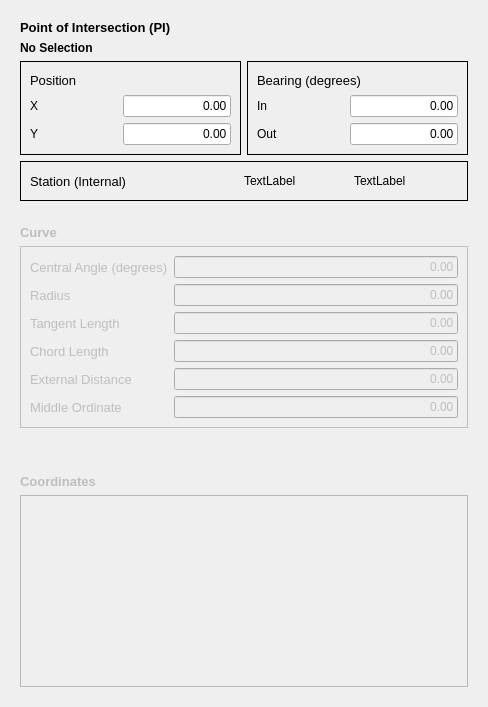
<?xml version="1.0" encoding="UTF-8"?>
<ui version="4.0">
 <class>TaskPanel</class>
 <widget class="QWidget" name="TaskPanel">
  <property name="geometry">
   <rect>
    <x>0</x>
    <y>0</y>
    <width>488</width>
    <height>707</height>
   </rect>
  </property>
  <property name="sizePolicy">
   <sizepolicy hsizetype="MinimumExpanding" vsizetype="MinimumExpanding">
    <horstretch>0</horstretch>
    <verstretch>0</verstretch>
   </sizepolicy>
  </property>
  <property name="windowTitle">
   <string>Import Alignment</string>
  </property>
  <layout class="QVBoxLayout" name="verticalLayout_2">
   <item>
    <widget class="QWidget" name="pi_widget" native="true">
     <property name="enabled">
      <bool>true</bool>
     </property>
     <property name="sizePolicy">
      <sizepolicy hsizetype="MinimumExpanding" vsizetype="MinimumExpanding">
       <horstretch>0</horstretch>
       <verstretch>0</verstretch>
      </sizepolicy>
     </property>
     <layout class="QVBoxLayout" name="verticalLayout_3">
      <item>
       <layout class="QVBoxLayout" name="PI_layout" stretch="0,0,0,0">
        <item>
         <widget class="QLabel" name="label">
          <property name="font">
           <font>
            <pointsize>10</pointsize>
            <weight>75</weight>
            <bold>true</bold>
           </font>
          </property>
          <property name="text">
           <string>Point of Intersection (PI)</string>
          </property>
         </widget>
        </item>
        <item>
         <widget class="QLabel" name="pi_selection">
          <property name="font">
           <font>
            <weight>75</weight>
            <bold>true</bold>
           </font>
          </property>
          <property name="frameShape">
           <enum>QFrame::NoFrame</enum>
          </property>
          <property name="frameShadow">
           <enum>QFrame::Sunken</enum>
          </property>
          <property name="lineWidth">
           <number>21</number>
          </property>
          <property name="midLineWidth">
           <number>13</number>
          </property>
          <property name="text">
           <string>No Selection</string>
          </property>
         </widget>
        </item>
        <item>
         <layout class="QHBoxLayout" name="horizontalLayout">
          <item>
           <widget class="QFrame" name="position_frame">
            <property name="frameShape">
             <enum>QFrame::Panel</enum>
            </property>
            <layout class="QVBoxLayout" name="position_layout" stretch="0,1">
             <item>
              <widget class="QLabel" name="label_2">
               <property name="sizePolicy">
                <sizepolicy hsizetype="Minimum" vsizetype="Minimum">
                 <horstretch>0</horstretch>
                 <verstretch>0</verstretch>
                </sizepolicy>
               </property>
               <property name="font">
                <font>
                 <pointsize>10</pointsize>
                </font>
               </property>
               <property name="text">
                <string>Position</string>
               </property>
              </widget>
             </item>
             <item>
              <layout class="QVBoxLayout" name="position_input" stretch="1,1">
               <item>
                <layout class="QHBoxLayout" name="horizontalLayout_3">
                 <item>
                  <widget class="QLabel" name="label_4">
                   <property name="text">
                    <string>X</string>
                   </property>
                  </widget>
                 </item>
                 <item>
                  <spacer name="horizontalSpacer_2">
                   <property name="orientation">
                    <enum>Qt::Horizontal</enum>
                   </property>
                   <property name="sizeHint" stdset="0">
                    <size>
                     <width>40</width>
                     <height>20</height>
                    </size>
                   </property>
                  </spacer>
                 </item>
                 <item>
                  <widget class="QLineEdit" name="pi_position_x">
                   <property name="text">
                    <string>0.00</string>
                   </property>
                   <property name="alignment">
                    <set>Qt::AlignRight|Qt::AlignTrailing|Qt::AlignVCenter</set>
                   </property>
                  </widget>
                 </item>
                </layout>
               </item>
               <item>
                <layout class="QHBoxLayout" name="horizontalLayout_2">
                 <item>
                  <widget class="QLabel" name="label_3">
                   <property name="text">
                    <string>Y</string>
                   </property>
                  </widget>
                 </item>
                 <item>
                  <spacer name="horizontalSpacer">
                   <property name="orientation">
                    <enum>Qt::Horizontal</enum>
                   </property>
                   <property name="sizeHint" stdset="0">
                    <size>
                     <width>40</width>
                     <height>20</height>
                    </size>
                   </property>
                  </spacer>
                 </item>
                 <item>
                  <widget class="QLineEdit" name="pi_position_y">
                   <property name="text">
                    <string>0.00</string>
                   </property>
                   <property name="alignment">
                    <set>Qt::AlignRight|Qt::AlignTrailing|Qt::AlignVCenter</set>
                   </property>
                  </widget>
                 </item>
                </layout>
               </item>
              </layout>
             </item>
            </layout>
           </widget>
          </item>
          <item>
           <widget class="QFrame" name="bearing_frame">
            <property name="frameShape">
             <enum>QFrame::Panel</enum>
            </property>
            <layout class="QVBoxLayout" name="bearing_layout" stretch="0,1">
             <item>
              <widget class="QLabel" name="label_5">
               <property name="sizePolicy">
                <sizepolicy hsizetype="Minimum" vsizetype="Minimum">
                 <horstretch>0</horstretch>
                 <verstretch>0</verstretch>
                </sizepolicy>
               </property>
               <property name="font">
                <font>
                 <pointsize>10</pointsize>
                 <weight>50</weight>
                 <bold>false</bold>
                </font>
               </property>
               <property name="text">
                <string>Bearing (degrees)</string>
               </property>
              </widget>
             </item>
             <item>
              <layout class="QVBoxLayout" name="bearing_input" stretch="1,1">
               <item>
                <layout class="QHBoxLayout" name="horizontalLayout_6">
                 <item>
                  <widget class="QLabel" name="label_7">
                   <property name="text">
                    <string>In</string>
                   </property>
                  </widget>
                 </item>
                 <item>
                  <spacer name="horizontalSpacer_5">
                   <property name="orientation">
                    <enum>Qt::Horizontal</enum>
                   </property>
                   <property name="sizeHint" stdset="0">
                    <size>
                     <width>40</width>
                     <height>20</height>
                    </size>
                   </property>
                  </spacer>
                 </item>
                 <item>
                  <widget class="QLineEdit" name="pi_bearing_in">
                   <property name="text">
                    <string>0.00</string>
                   </property>
                   <property name="alignment">
                    <set>Qt::AlignRight|Qt::AlignTrailing|Qt::AlignVCenter</set>
                   </property>
                  </widget>
                 </item>
                </layout>
               </item>
               <item>
                <layout class="QHBoxLayout" name="horizontalLayout_5">
                 <item>
                  <widget class="QLabel" name="label_6">
                   <property name="text">
                    <string>Out</string>
                   </property>
                  </widget>
                 </item>
                 <item>
                  <spacer name="horizontalSpacer_6">
                   <property name="orientation">
                    <enum>Qt::Horizontal</enum>
                   </property>
                   <property name="sizeHint" stdset="0">
                    <size>
                     <width>40</width>
                     <height>20</height>
                    </size>
                   </property>
                  </spacer>
                 </item>
                 <item>
                  <widget class="QLineEdit" name="pi_bearing_out">
                   <property name="text">
                    <string>0.00</string>
                   </property>
                   <property name="alignment">
                    <set>Qt::AlignRight|Qt::AlignTrailing|Qt::AlignVCenter</set>
                   </property>
                  </widget>
                 </item>
                </layout>
               </item>
              </layout>
             </item>
            </layout>
           </widget>
          </item>
         </layout>
        </item>
        <item>
         <widget class="QFrame" name="horizontalFrame_8">
          <property name="frameShape">
           <enum>QFrame::Panel</enum>
          </property>
          <layout class="QHBoxLayout" name="horizontalLayout_4" stretch="1,1,1,1">
           <item>
            <widget class="QLabel" name="Station">
             <property name="font">
              <font>
               <pointsize>10</pointsize>
              </font>
             </property>
             <property name="text">
              <string>Station (Internal)</string>
             </property>
            </widget>
           </item>
           <item>
            <spacer name="horizontalSpacer_7">
             <property name="orientation">
              <enum>Qt::Horizontal</enum>
             </property>
             <property name="sizeHint" stdset="0">
              <size>
               <width>40</width>
               <height>20</height>
              </size>
             </property>
            </spacer>
           </item>
           <item>
            <widget class="QLabel" name="pi_station">
             <property name="text">
              <string>TextLabel</string>
             </property>
            </widget>
           </item>
           <item>
            <widget class="QLabel" name="pi_station_internal">
             <property name="text">
              <string>TextLabel</string>
             </property>
            </widget>
           </item>
          </layout>
         </widget>
        </item>
       </layout>
      </item>
     </layout>
    </widget>
   </item>
   <item>
    <widget class="QWidget" name="one_ctr_curve_widget" native="true">
     <property name="enabled">
      <bool>false</bool>
     </property>
     <property name="sizePolicy">
      <sizepolicy hsizetype="MinimumExpanding" vsizetype="MinimumExpanding">
       <horstretch>0</horstretch>
       <verstretch>0</verstretch>
      </sizepolicy>
     </property>
     <layout class="QVBoxLayout" name="verticalLayout">
      <item>
       <layout class="QVBoxLayout" name="curve_layout" stretch="0,0">
        <item>
         <widget class="QLabel" name="label_11">
          <property name="sizePolicy">
           <sizepolicy hsizetype="Minimum" vsizetype="Minimum">
            <horstretch>0</horstretch>
            <verstretch>0</verstretch>
           </sizepolicy>
          </property>
          <property name="font">
           <font>
            <pointsize>10</pointsize>
            <weight>75</weight>
            <bold>true</bold>
           </font>
          </property>
          <property name="text">
           <string>Curve</string>
          </property>
         </widget>
        </item>
        <item>
         <widget class="QFrame" name="formFrame">
          <property name="frameShape">
           <enum>QFrame::Panel</enum>
          </property>
          <layout class="QFormLayout" name="formLayout">
           <item row="0" column="0">
            <widget class="QLabel" name="label_12">
             <property name="font">
              <font>
               <pointsize>10</pointsize>
              </font>
             </property>
             <property name="text">
              <string>Central Angle (degrees)</string>
             </property>
            </widget>
           </item>
           <item row="0" column="1">
            <widget class="QLineEdit" name="curve_delta">
             <property name="inputMask">
              <string/>
             </property>
             <property name="text">
              <string>0.00</string>
             </property>
             <property name="alignment">
              <set>Qt::AlignRight|Qt::AlignTrailing|Qt::AlignVCenter</set>
             </property>
            </widget>
           </item>
           <item row="1" column="0">
            <widget class="QLabel" name="label_13">
             <property name="font">
              <font>
               <pointsize>10</pointsize>
              </font>
             </property>
             <property name="text">
              <string>Radius</string>
             </property>
            </widget>
           </item>
           <item row="1" column="1">
            <widget class="QLineEdit" name="curve_radius">
             <property name="text">
              <string>0.00</string>
             </property>
             <property name="alignment">
              <set>Qt::AlignRight|Qt::AlignTrailing|Qt::AlignVCenter</set>
             </property>
            </widget>
           </item>
           <item row="2" column="0">
            <widget class="QLabel" name="label_14">
             <property name="font">
              <font>
               <pointsize>10</pointsize>
              </font>
             </property>
             <property name="text">
              <string>Tangent Length</string>
             </property>
            </widget>
           </item>
           <item row="2" column="1">
            <widget class="QLineEdit" name="curve_tangent">
             <property name="text">
              <string>0.00</string>
             </property>
             <property name="alignment">
              <set>Qt::AlignRight|Qt::AlignTrailing|Qt::AlignVCenter</set>
             </property>
            </widget>
           </item>
           <item row="3" column="0">
            <widget class="QLabel" name="label_17">
             <property name="font">
              <font>
               <pointsize>10</pointsize>
              </font>
             </property>
             <property name="text">
              <string>Chord Length</string>
             </property>
            </widget>
           </item>
           <item row="3" column="1">
            <widget class="QLineEdit" name="curve_chord">
             <property name="text">
              <string>0.00</string>
             </property>
             <property name="alignment">
              <set>Qt::AlignRight|Qt::AlignTrailing|Qt::AlignVCenter</set>
             </property>
            </widget>
           </item>
           <item row="4" column="0">
            <widget class="QLabel" name="label_18">
             <property name="font">
              <font>
               <pointsize>10</pointsize>
              </font>
             </property>
             <property name="text">
              <string>External Distance</string>
             </property>
            </widget>
           </item>
           <item row="4" column="1">
            <widget class="QLineEdit" name="curve_external">
             <property name="text">
              <string>0.00</string>
             </property>
             <property name="alignment">
              <set>Qt::AlignRight|Qt::AlignTrailing|Qt::AlignVCenter</set>
             </property>
            </widget>
           </item>
           <item row="5" column="0">
            <widget class="QLabel" name="label_19">
             <property name="font">
              <font>
               <pointsize>10</pointsize>
              </font>
             </property>
             <property name="text">
              <string>Middle Ordinate</string>
             </property>
            </widget>
           </item>
           <item row="5" column="1">
            <widget class="QLineEdit" name="curve_middle_ord">
             <property name="text">
              <string>0.00</string>
             </property>
             <property name="alignment">
              <set>Qt::AlignRight|Qt::AlignTrailing|Qt::AlignVCenter</set>
             </property>
            </widget>
           </item>
          </layout>
         </widget>
        </item>
       </layout>
      </item>
      <item>
       <spacer name="verticalSpacer">
        <property name="orientation">
         <enum>Qt::Vertical</enum>
        </property>
        <property name="sizeHint" stdset="0">
         <size>
          <width>20</width>
          <height>40</height>
         </size>
        </property>
       </spacer>
      </item>
      <item>
       <widget class="QLabel" name="label_20">
        <property name="font">
         <font>
          <pointsize>10</pointsize>
          <weight>75</weight>
          <bold>true</bold>
         </font>
        </property>
        <property name="text">
         <string>Coordinates</string>
        </property>
       </widget>
      </item>
      <item>
       <widget class="QTableView" name="coordinate_table"/>
      </item>
     </layout>
    </widget>
   </item>
  </layout>
 </widget>
 <resources/>
 <connections/>
</ui>
